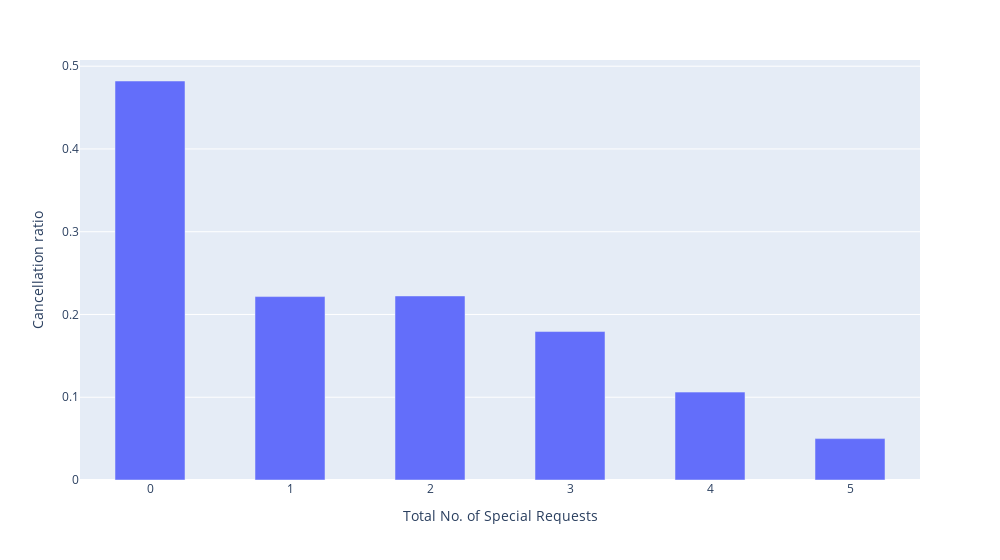

The notebook cell saved with this chart:
### Markdown cell above
The plot above depicts the cancellations by deposit types. Bookings with refundable deposits are a very small percentage of the total bookings

### Code cell
#Histogram between No. of special requests and cancellation
ratio = {}

for i in data['total_of_special_requests'].unique():
    ratio[i] = len(data[(data['total_of_special_requests']==i) & (data['is_canceled']==1)]) / len(data[data['total_of_special_requests']==i])

reqd_df = pd.DataFrame({"total_of_special_requests": ratio.keys(), "Cancellation ratio": ratio.values()})
fig = px.bar(reqd_df, x="total_of_special_requests", y="Cancellation ratio", width=1000, labels={'total_of_special_requests':'Total No. of Special Requests'})
fig.update_traces(width=0.5)
fig.show()

### Figure 1 — Plotly figure (JSON) as saved in the notebook; plotly's stock layout.template omitted (floating-point values rounded to 4 significant figures)
{"data": [{"alignmentgroup": "True", "hovertemplate": "Total No. of Special Requests=%{x}<br>Cancellation ratio=%{y}<extra></extra>", "legendgroup": "", "marker": {"color": "#636efa", "pattern": {"shape": ""}}, "name": "", "offsetgroup": "", "orientation": "v", "showlegend": false, "textposition": "auto", "type": "bar", "width": 0.5, "x": [0, 1, 3, 2, 4, 5], "xaxis": "x", "y": [0.4821, 0.2216, 0.1794, 0.2224, 0.1062, 0.05], "yaxis": "y"}], "layout": {"barmode": "relative", "legend": {"tracegroupgap": 0}, "margin": {"t": 60}, "width": 1000, "xaxis": {"anchor": "y", "domain": [0, 1], "title": {"text": "Total No. of Special Requests"}}, "yaxis": {"anchor": "x", "domain": [0, 1], "title": {"text": "Cancellation ratio"}}}}
